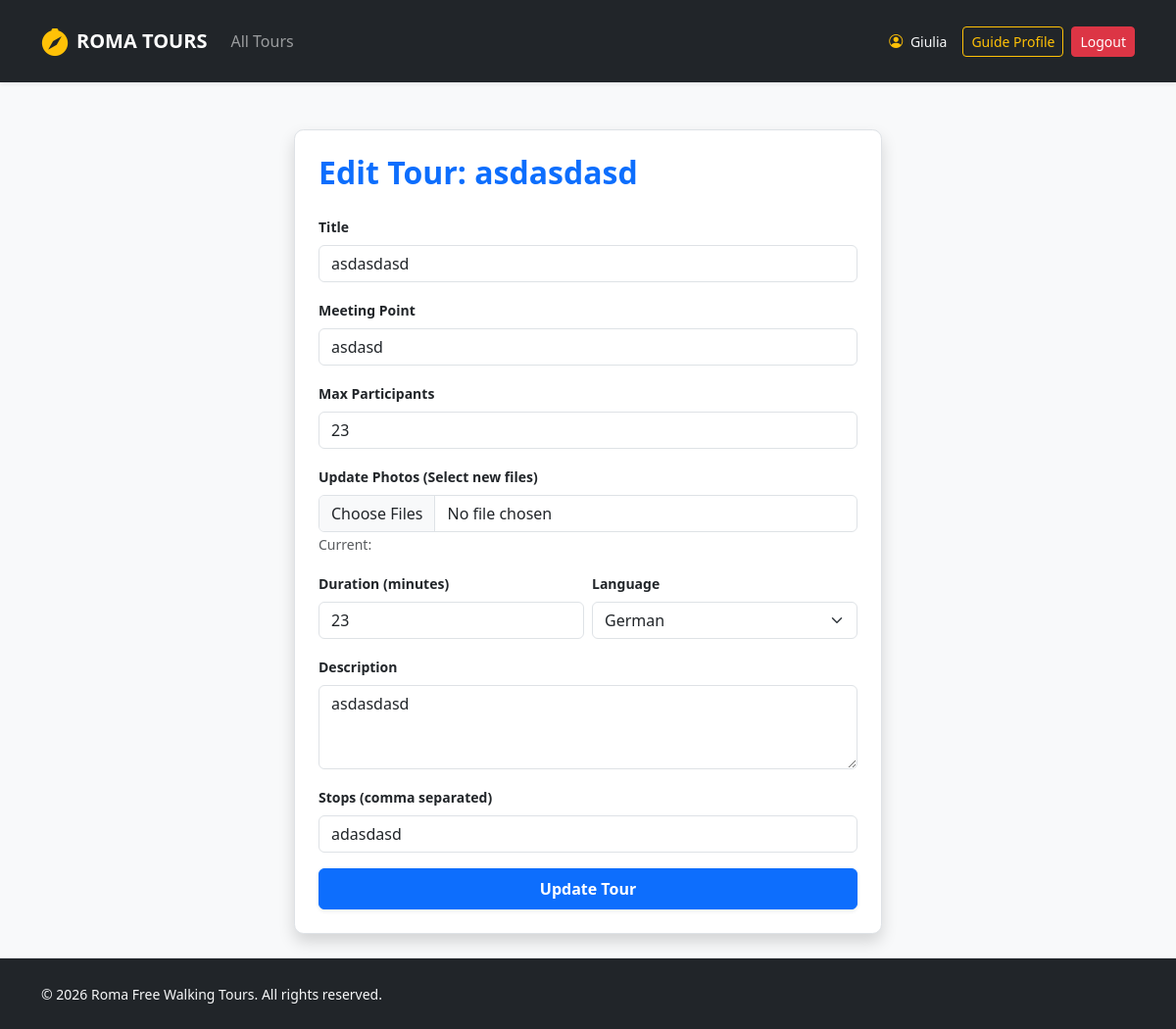
/guide/tour/edit/6 (signed in), run on the app's committed database.
### tables this page shows
CREATE TABLE users (
            id INTEGER PRIMARY KEY AUTOINCREMENT,
            name TEXT NOT NULL,
            surname TEXT NOT NULL,
            email TEXT UNIQUE NOT NULL,
            password TEXT NOT NULL,
            role TEXT CHECK(role IN ('guide', 'participant', 'administrator')) NOT NULL,
            languages TEXT
        );

CREATE TABLE tours (
            id INTEGER PRIMARY KEY AUTOINCREMENT,
            guide_id INTEGER NOT NULL,
            title TEXT NOT NULL,
            meeting_point TEXT NOT NULL,
            duration INTEGER NOT NULL,
            language TEXT NOT NULL,
            max_participants INTEGER NOT NULL,
            description TEXT NOT NULL,
            stops TEXT NOT NULL,
            photos TEXT NOT NULL,
            FOREIGN KEY (guide_id) REFERENCES users(id) ON DELETE CASCADE
        );

### routes/guide_routes.py (the view, shortened to what this page needs)
@guide_bp.route("/guide/tour/edit/<int:tour_id>", methods=["GET", "POST"])
@login_required
@guide_required
def edit_tour(tour_id):
    tour = tours_dao.get_tour_by_id(tour_id)
    reportable_tours = tours_dao.get_past_tours_with_reservations(current_user.id)
    is_reportable = any(t['id'] == tour_id for t in reportable_tours)
    if is_reportable and not tour['is_reported']:
        flash("You must submit the post-tour report before editing this completed tour!", "danger")
        return redirect(url_for("auth.profile_guide"))
    return render_template("edit_tour.html", tour=tour)

### app.py (called while the page is built)
@login_manager.user_loader
def load_user(user_id):
    db_user = get_user_by_id(user_id)
    if db_user:
        return User(
            id=db_user["id"], name=db_user["name"], surname=db_user["surname"],
            email=db_user["email"], role=db_user["role"], languages=db_user["languages"]
        )
    return None

### dao/tours_dao.py (called while the page is built)
def get_tour_by_id(p_tour_id):
    query = """
        SELECT t.*, u.name as guide_name, u.surname as guide_surname,
               GROUP_CONCAT(ts.day_of_week || ' (' || ts.start_time || ')', ', ') as schedule,
               CASE WHEN tr.id IS NOT NULL THEN 1 ELSE 0 END as is_reported
        FROM tours t
        LEFT JOIN tour_schedule ts ON t.id = ts.tour_id
        JOIN users u ON t.guide_id = u.id
        LEFT JOIN tour_reports tr ON t.id = tr.tour_id
        WHERE t.id = ?
        GROUP BY t.id
    """
    conn = sqlite3.connect(DB_FILE_PATH)
    conn.row_factory = sqlite3.Row
    cursor = conn.cursor()
    cursor.execute(query, (p_tour_id,))
    tour = cursor.fetchone()
    conn.close()
    return tour

def get_past_tours_with_reservations(p_guide_id):
    today = datetime.now().strftime("%Y-%m-%d")
    query = """
        SELECT DISTINCT t.*
        FROM tours t
        JOIN reservations r ON t.id = r.tour_id
        WHERE t.guide_id = ?
        AND r.tour_date < ?
    """
    conn = sqlite3.connect(DB_FILE_PATH)
    conn.row_factory = sqlite3.Row
    cursor = conn.cursor()
    cursor.execute(query, (p_guide_id, today))
    tours = [dict(row) for row in cursor.fetchall()]
    conn.close()
    return tours

### dao/users_dao.py (called while the page is built)
def get_user_by_id(p_id):
    query = "SELECT * FROM users WHERE id = ?"
    conn = sqlite3.connect(DB_FILE_PATH)
    conn.row_factory = sqlite3.Row
    cursor = conn.cursor()
    cursor.execute(query, (p_id,))
    db_user = cursor.fetchone()
    cursor.close()
    conn.close()
    return db_user

### routes/auth_routes.py (called while the page is built)
def guide_required(f):
    @wraps(f)
    def decorated_function(*args, **kwargs):
        if not current_user.is_authenticated or current_user.role != 'guide':
            flash("Only guides can access this page.", "danger")
            return redirect(url_for("home"))
        return f(*args, **kwargs)
    return decorated_function

### templates/edit_tour.html (shortened to what this page needs)
{% extends 'base.html' %}
{% block content %}
<div class="col-12 d-flex justify-content-center py-4">
    <div class="card shadow border p-4" style="width: 100%; max-width: 600px;">
        <h2 class="mb-4 fw-bold text-primary">Edit Tour: {{ tour.title }}</h2>
        <form method="POST" enctype="multipart/form-data">
            <div class="mb-3">
                <label for="title" class="form-label small fw-bold">Title</label>
                <input type="text" name="title" id="title" class="form-control" value="{{ tour.title }}" required>
            </div>
            <div class="mb-3">
                <label for="meeting_point" class="form-label small fw-bold">Meeting Point</label>
                <input type="text" name="meeting_point" id="meeting_point" class="form-control" value="{{ tour.meeting_point }}" required>
            </div>
            <div class="mb-3">
                <label for="max_participants" class="form-label small fw-bold">Max Participants</label>
                <input type="number" name="max_participants" id="max_participants" class="form-control" value="{{ tour.max_participants }}" required>
            </div>
            <div class="mb-3">
                <label for="photos" class="form-label small fw-bold">Update Photos (Select new files)</label>
                <input type="file" name="photos" id="photos" class="form-control" multiple accept="image/*">
                <small class="text-muted">Current: {{ tour.photos }}</small>
            </div>
            <div class="row g-2 mb-3">
                <div class="col-md-6">
                    <label for="duration" class="form-label small fw-bold">Duration (minutes)</label>
                    <input type="number" name="duration" id="duration" class="form-control" value="{{ tour.duration }}" required>
                </div>
                <div class="col-md-6">
                    <label for="language" class="form-label small fw-bold">Language</label>
                    <select name="language" id="language" class="form-select" required>
                        <option value="German" {% if tour.language == 'German' %}selected{% endif %}>German</option>
                    </select>
                </div>
            </div>
            <div class="mb-3">
                <label for="description" class="form-label small fw-bold">Description</label>
                <textarea name="description" id="description" class="form-control" rows="3" required>{{ tour.description }}</textarea>
            </div>
            <div class="mb-3">
                <label for="stops" class="form-label small fw-bold">Stops (comma separated)</label>
                <input type="text" name="stops" id="stops" class="form-control" value="{{ tour.stops }}" required>
            </div>
            <button type="submit" class="btn btn-primary w-100 py-2 fw-bold shadow-sm">Update Tour</button>
        </form>
    </div>
</div>
{% endblock %}

### templates/base.html (shortened to what this page needs)
<!DOCTYPE html>
<html lang="en">
<head>
  <link href="https://cdn.jsdelivr.net/npm/bootstrap@5.3.2/dist/css/bootstrap.min.css" rel="stylesheet">
  <link rel="stylesheet" href="https://cdn.jsdelivr.net/npm/bootstrap-icons@1.11.3/font/bootstrap-icons.min.css">
  <link rel="stylesheet" href="{{ url_for('static', filename='css/styles.css') }}">
</head>
<body class="d-flex flex-column min-vh-100">
  <header>
    <nav class="navbar navbar-expand-lg navbar-dark bg-dark shadow-sm py-3 mb-4">
      <div class="container">
        <a class="navbar-brand d-flex align-items-center fw-bold text-uppercase tracking-wider" href="{{ url_for('roma_tours') }}">
          <i class="bi bi-compass-fill me-2 text-warning fs-3"></i> Roma Tours
        </a>
        <div class="collapse navbar-collapse" id="mainNav">
          <ul class="navbar-nav me-auto mb-2 mb-lg-0">
            <li class="nav-item">
              <a class="nav-link {% if request.endpoint == 'home' %}active{% endif %}" href="{{ url_for('home') }}">All Tours</a>
            </li>
          </ul>
          <div class="d-flex align-items-center gap-2">
            {% if current_user.is_authenticated %}
              <span class="text-light me-2 small">
                <i class="bi bi-person-circle me-1 text-warning"></i> {{ current_user.name }}
              </span>
              {% if current_user.role == 'administrator' %}
                <a href="{{ url_for('auth.profile_admin') }}" class="btn btn-outline-warning btn-sm">Admin Dashboard</a>
              {% elif current_user.role == 'guide' %}
                <a href="{{ url_for('auth.profile_guide') }}" class="btn btn-outline-warning btn-sm">Guide Profile</a>
              {% else %}
                <a href="{{ url_for('auth.profile_participant') }}" class="btn btn-outline-warning btn-sm">My Bookings</a>
              {% endif %}
              <a href="{{ url_for('auth.logout') }}" class="btn btn-danger btn-sm">Logout</a>
            {% endif %}
          </div>
        </div>
      </div>
    </nav>
  </header>
  <main class="container flex-grow-1">
    <div class="row g-4">
      {% block content %}{% endblock %}
    </div>
  </main>
  <footer class="mt-auto border-top bg-dark text-light">
    <div class="container py-4">
      <div class="row align-items-center">
        <div class="col-12 col-md-6 text-center text-md-start">
          <span class="small">© 2026 Roma Free Walking Tours. All rights reserved.</span>
        </div>
      </div>
    </div>
  </footer>
</body>
</html>

### static/css/styles.css (style rules this page uses)
body { background-color: #f8f9fa; font-family: 'Segoe UI', Tahoma, Geneva, Verdana, sans-serif; font-size: 1rem; }
.card { border: none; border-radius: 0.6rem; transition: transform 0.2s ease, box-shadow 0.2s ease; }

### data on the page
users: name "Giulia"
tours: title "asdasdasd", meeting_point "asdasd", max_participants "23", duration "23", language "German", description "asdasdasd", stops "adasdasd"
